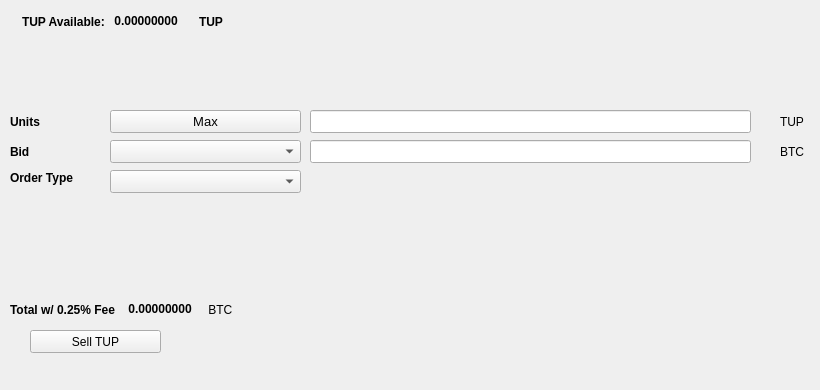
   <widget class="QWidget" name="SellTab">
    <attribute name="title">
     <string>Sell</string>
    </attribute>
    <widget class="QLabel" name="label_16">
     <property name="geometry">
      <rect>
       <x>780</x>
       <y>140</y>
       <width>31</width>
       <height>23</height>
      </rect>
     </property>
     <property name="text">
      <string>BTC</string>
     </property>
    </widget>
    <widget class="QComboBox" name="SellBidcomboBox">
     <property name="geometry">
      <rect>
       <x>110</x>
       <y>140</y>
       <width>191</width>
       <height>23</height>
      </rect>
     </property>
     <property name="font">
      <font>
       <pointsize>10</pointsize>
      </font>
     </property>
    </widget>
    <widget class="QLabel" name="label_18">
     <property name="geometry">
      <rect>
       <x>10</x>
       <y>110</y>
       <width>46</width>
       <height>23</height>
      </rect>
     </property>
     <property name="font">
      <font>
       <weight>75</weight>
       <bold>true</bold>
      </font>
     </property>
     <property name="text">
      <string>Units</string>
     </property>
    </widget>
    <widget class="QPushButton" name="Sell_Max_Amount">
     <property name="geometry">
      <rect>
       <x>110</x>
       <y>110</y>
       <width>191</width>
       <height>23</height>
      </rect>
     </property>
     <property name="font">
      <font>
       <pointsize>10</pointsize>
      </font>
     </property>
     <property name="text">
      <string>Max</string>
     </property>
    </widget>
    <widget class="QLabel" name="label_20">
     <property name="geometry">
      <rect>
       <x>10</x>
       <y>170</y>
       <width>91</width>
       <height>16</height>
      </rect>
     </property>
     <property name="font">
      <font>
       <weight>75</weight>
       <bold>true</bold>
      </font>
     </property>
     <property name="text">
      <string>Order Type</string>
     </property>
    </widget>
    <widget class="QComboBox" name="SellOrdertypeCombo">
     <property name="geometry">
      <rect>
       <x>110</x>
       <y>170</y>
       <width>191</width>
       <height>23</height>
      </rect>
     </property>
     <property name="font">
      <font>
       <pointsize>10</pointsize>
      </font>
     </property>
    </widget>
    <widget class="QLabel" name="label_21">
     <property name="geometry">
      <rect>
       <x>10</x>
       <y>140</y>
       <width>46</width>
       <height>23</height>
      </rect>
     </property>
     <property name="font">
      <font>
       <weight>75</weight>
       <bold>true</bold>
      </font>
     </property>
     <property name="text">
      <string>Bid</string>
     </property>
    </widget>
    <widget class="QLabel" name="label_22">
     <property name="geometry">
      <rect>
       <x>780</x>
       <y>110</y>
       <width>31</width>
       <height>23</height>
      </rect>
     </property>
     <property name="text">
      <string>TUP</string>
     </property>
    </widget>
    <widget class="QLineEdit" name="UnitsInputTUP">
     <property name="geometry">
      <rect>
       <x>310</x>
       <y>110</y>
       <width>441</width>
       <height>23</height>
      </rect>
     </property>
     <property name="font">
      <font>
       <pointsize>9</pointsize>
       <weight>75</weight>
       <bold>true</bold>
      </font>
     </property>
    </widget>
    <widget class="QLineEdit" name="SellBidPriceEdit">
     <property name="geometry">
      <rect>
       <x>310</x>
       <y>140</y>
       <width>441</width>
       <height>23</height>
      </rect>
     </property>
     <property name="font">
      <font>
       <pointsize>9</pointsize>
       <weight>75</weight>
       <bold>true</bold>
      </font>
     </property>
    </widget>
    <widget class="QPushButton" name="SellTUPBTN">
     <property name="geometry">
      <rect>
       <x>30</x>
       <y>330</y>
       <width>131</width>
       <height>23</height>
      </rect>
     </property>
     <property name="text">
      <string>Sell TUP</string>
     </property>
     <property name="icon">
      <iconset resource="../tenup">
       <normaloff>:/icons/bitcoin</normaloff>:/icons/bitcoin</iconset>
     </property>
    </widget>
    <widget class="QWidget" name="layoutWidget3">
     <property name="geometry">
      <rect>
       <x>22</x>
       <y>12</y>
       <width>258</width>
       <height>19</height>
      </rect>
     </property>
     <layout class="QHBoxLayout" name="horizontalLayout">
      <item>
       <widget class="QLabel" name="label232_2">
        <property name="font">
         <font>
          <weight>75</weight>
          <bold>true</bold>
         </font>
        </property>
        <property name="text">
         <string>TUP Available:</string>
        </property>
       </widget>
      </item>
      <item>
       <widget class="QLabel" name="TUPAvailableLabel">
        <property name="palette">
         <palette>
          <active>
           <colorrole role="WindowText">
            <brush brushstyle="SolidPattern">
             <color alpha="255">
              <red>0</red>
              <green>0</green>
              <blue>0</blue>
             </color>
            </brush>
           </colorrole>
           <colorrole role="Button">
            <brush brushstyle="SolidPattern">
             <color alpha="255">
              <red>0</red>
              <green>170</green>
              <blue>0</blue>
             </color>
            </brush>
           </colorrole>
           <colorrole role="Light">
            <brush brushstyle="SolidPattern">
             <color alpha="255">
              <red>0</red>
              <green>255</green>
              <blue>0</blue>
             </color>
            </brush>
           </colorrole>
           <colorrole role="Midlight">
            <brush brushstyle="SolidPattern">
             <color alpha="255">
              <red>0</red>
              <green>212</green>
              <blue>0</blue>
             </color>
            </brush>
           </colorrole>
           <colorrole role="Dark">
            <brush brushstyle="SolidPattern">
             <color alpha="255">
              <red>0</red>
              <green>85</green>
              <blue>0</blue>
             </color>
            </brush>
           </colorrole>
           <colorrole role="Mid">
            <brush brushstyle="SolidPattern">
             <color alpha="255">
              <red>0</red>
              <green>113</green>
              <blue>0</blue>
             </color>
            </brush>
           </colorrole>
           <colorrole role="Text">
            <brush brushstyle="SolidPattern">
             <color alpha="255">
              <red>0</red>
              <green>170</green>
              <blue>0</blue>
             </color>
            </brush>
           </colorrole>
           <colorrole role="BrightText">
            <brush brushstyle="SolidPattern">
             <color alpha="255">
              <red>255</red>
              <green>255</green>
              <blue>255</blue>
             </color>
            </brush>
           </colorrole>
           <colorrole role="ButtonText">
            <brush brushstyle="SolidPattern">
             <color alpha="255">
              <red>0</red>
              <green>0</green>
              <blue>0</blue>
             </color>
            </brush>
           </colorrole>
           <colorrole role="Base">
            <brush brushstyle="SolidPattern">
             <color alpha="255">
              <red>255</red>
              <green>255</green>
              <blue>255</blue>
             </color>
            </brush>
           </colorrole>
           <colorrole role="Window">
            <brush brushstyle="SolidPattern">
             <color alpha="255">
              <red>0</red>
              <green>170</green>
              <blue>0</blue>
             </color>
            </brush>
           </colorrole>
           <colorrole role="Shadow">
            <brush brushstyle="SolidPattern">
             <color alpha="255">
              <red>0</red>
              <green>0</green>
              <blue>0</blue>
             </color>
            </brush>
           </colorrole>
           <colorrole role="AlternateBase">
            <brush brushstyle="SolidPattern">
             <color alpha="255">
              <red>127</red>
              <green>212</green>
              <blue>127</blue>
             </color>
            </brush>
           </colorrole>
           <colorrole role="ToolTipBase">
            <brush brushstyle="SolidPattern">
             <color alpha="255">
              <red>255</red>
              <green>255</green>
              <blue>220</blue>
             </color>
            </brush>
           </colorrole>
           <colorrole role="ToolTipText">
            <brush brushstyle="SolidPattern">
             <color alpha="255">
              <red>0</red>
              <green>0</green>
              <blue>0</blue>
             </color>
            </brush>
           </colorrole>
          </active>
          <inactive>
           <colorrole role="WindowText">
            <brush brushstyle="SolidPattern">
             <color alpha="255">
              <red>0</red>
              <green>0</green>
              <blue>0</blue>
             </color>
            </brush>
           </colorrole>
           <colorrole role="Button">
            <brush brushstyle="SolidPattern">
             <color alpha="255">
              <red>0</red>
              <green>170</green>
              <blue>0</blue>
             </color>
            </brush>
           </colorrole>
           <colorrole role="Light">
            <brush brushstyle="SolidPattern">
             <color alpha="255">
              <red>0</red>
              <green>255</green>
              <blue>0</blue>
             </color>
            </brush>
           </colorrole>
           <colorrole role="Midlight">
            <brush brushstyle="SolidPattern">
             <color alpha="255">
              <red>0</red>
              <green>212</green>
              <blue>0</blue>
             </color>
            </brush>
           </colorrole>
           <colorrole role="Dark">
            <brush brushstyle="SolidPattern">
             <color alpha="255">
              <red>0</red>
              <green>85</green>
              <blue>0</blue>
             </color>
            </brush>
           </colorrole>
           <colorrole role="Mid">
            <brush brushstyle="SolidPattern">
             <color alpha="255">
              <red>0</red>
              <green>113</green>
              <blue>0</blue>
             </color>
            </brush>
           </colorrole>
           <colorrole role="Text">
            <brush brushstyle="SolidPattern">
             <color alpha="255">
              <red>0</red>
              <green>170</green>
              <blue>0</blue>
             </color>
            </brush>
           </colorrole>
           <colorrole role="BrightText">
            <brush brushstyle="SolidPattern">
             <color alpha="255">
              <red>255</red>
              <green>255</green>
              <blue>255</blue>
             </color>
            </brush>
           </colorrole>
           <colorrole role="ButtonText">
            <brush brushstyle="SolidPattern">
             <color alpha="255">
              <red>0</red>
              <green>0</green>
              <blue>0</blue>
             </color>
            </brush>
           </colorrole>
           <colorrole role="Base">
            <brush brushstyle="SolidPattern">
             <color alpha="255">
              <red>255</red>
              <green>255</green>
              <blue>255</blue>
             </color>
            </brush>
           </colorrole>
           <colorrole role="Window">
            <brush brushstyle="SolidPattern">
             <color alpha="255">
              <red>0</red>
              <green>170</green>
              <blue>0</blue>
             </color>
            </brush>
           </colorrole>
           <colorrole role="Shadow">
            <brush brushstyle="SolidPattern">
             <color alpha="255">
              <red>0</red>
              <green>0</green>
              <blue>0</blue>
             </color>
            </brush>
           </colorrole>
           <colorrole role="AlternateBase">
            <brush brushstyle="SolidPattern">
             <color alpha="255">
              <red>127</red>
              <green>212</green>
              <blue>127</blue>
             </color>
            </brush>
           </colorrole>
           <colorrole role="ToolTipBase">
            <brush brushstyle="SolidPattern">
             <color alpha="255">
              <red>255</red>
              <green>255</green>
              <blue>220</blue>
             </color>
            </brush>
           </colorrole>
           <colorrole role="ToolTipText">
            <brush brushstyle="SolidPattern">
             <color alpha="255">
              <red>0</red>
              <green>0</green>
              <blue>0</blue>
             </color>
            </brush>
           </colorrole>
          </inactive>
          <disabled>
           <colorrole role="WindowText">
            <brush brushstyle="SolidPattern">
             <color alpha="255">
              <red>0</red>
              <green>85</green>
              <blue>0</blue>
             </color>
            </brush>
           </colorrole>
           <colorrole role="Button">
            <brush brushstyle="SolidPattern">
             <color alpha="255">
              <red>0</red>
              <green>170</green>
              <blue>0</blue>
             </color>
            </brush>
           </colorrole>
           <colorrole role="Light">
            <brush brushstyle="SolidPattern">
             <color alpha="255">
              <red>0</red>
              <green>255</green>
              <blue>0</blue>
             </color>
            </brush>
           </colorrole>
           <colorrole role="Midlight">
            <brush brushstyle="SolidPattern">
             <color alpha="255">
              <red>0</red>
              <green>212</green>
              <blue>0</blue>
             </color>
            </brush>
           </colorrole>
           <colorrole role="Dark">
            <brush brushstyle="SolidPattern">
             <color alpha="255">
              <red>0</red>
              <green>85</green>
              <blue>0</blue>
             </color>
            </brush>
           </colorrole>
           <colorrole role="Mid">
            <brush brushstyle="SolidPattern">
             <color alpha="255">
              <red>0</red>
              <green>113</green>
              <blue>0</blue>
             </color>
            </brush>
           </colorrole>
           <colorrole role="Text">
            <brush brushstyle="SolidPattern">
             <color alpha="255">
              <red>0</red>
              <green>85</green>
              <blue>0</blue>
             </color>
            </brush>
           </colorrole>
           <colorrole role="BrightText">
            <brush brushstyle="SolidPattern">
             <color alpha="255">
              <red>255</red>
              <green>255</green>
              <blue>255</blue>
             </color>
            </brush>
           </colorrole>
           <colorrole role="ButtonText">
            <brush brushstyle="SolidPattern">
             <color alpha="255">
              <red>0</red>
              <green>85</green>
              <blue>0</blue>
             </color>
            </brush>
           </colorrole>
           <colorrole role="Base">
            <brush brushstyle="SolidPattern">
             <color alpha="255">
              <red>0</red>
              <green>170</green>
              <blue>0</blue>
             </color>
            </brush>
           </colorrole>
           <colorrole role="Window">
            <brush brushstyle="SolidPattern">
             <color alpha="255">
              <red>0</red>
              <green>170</green>
              <blue>0</blue>
             </color>
            </brush>
           </colorrole>
           <colorrole role="Shadow">
            <brush brushstyle="SolidPattern">
             <color alpha="255">
              <red>0</red>
              <green>0</green>
              <blue>0</blue>
             </color>
            </brush>
           </colorrole>
           <colorrole role="AlternateBase">
            <brush brushstyle="SolidPattern">
             <color alpha="255">
              <red>0</red>
              <green>170</green>
              <blue>0</blue>
             </color>
            </brush>
           </colorrole>
           <colorrole role="ToolTipBase">
            <brush brushstyle="SolidPattern">
             <color alpha="255">
              <red>255</red>
              <green>255</green>
              <blue>220</blue>
             </color>
            </brush>
           </colorrole>
           <colorrole role="ToolTipText">
            <brush brushstyle="SolidPattern">
             <color alpha="255">
              <red>0</red>
              <green>0</green>
              <blue>0</blue>
             </color>
            </brush>
           </colorrole>
          </disabled>
         </palette>
        </property>
        <property name="font">
         <font>
          <weight>75</weight>
          <bold>true</bold>
         </font>
        </property>
        <property name="text">
         <string> 0.00000000 </string>
        </property>
        <property name="textInteractionFlags">
         <set>Qt::LinksAccessibleByMouse|Qt::TextSelectableByKeyboard|Qt::TextSelectableByMouse</set>
        </property>
       </widget>
      </item>
      <item>
       <widget class="QLabel" name="labelTUP">
        <property name="font">
         <font>
          <weight>75</weight>
          <bold>true</bold>
         </font>
        </property>
        <property name="text">
         <string>TUP</string>
        </property>
       </widget>
      </item>
     </layout>
    </widget>
    <widget class="QWidget" name="layoutWidget">
     <property name="geometry">
      <rect>
       <x>10</x>
       <y>300</y>
       <width>268</width>
       <height>19</height>
      </rect>
     </property>
     <layout class="QHBoxLayout" name="horizontalLayout_2">
      <item>
       <widget class="QLabel" name="label_19">
        <property name="font">
         <font>
          <weight>75</weight>
          <bold>true</bold>
         </font>
        </property>
        <property name="text">
         <string>Total w/ 0.25% Fee </string>
        </property>
       </widget>
      </item>
      <item>
       <widget class="QLabel" name="SellCostLabel">
        <property name="palette">
         <palette>
          <active>
           <colorrole role="WindowText">
            <brush brushstyle="SolidPattern">
             <color alpha="255">
              <red>0</red>
              <green>0</green>
              <blue>0</blue>
             </color>
            </brush>
           </colorrole>
           <colorrole role="Button">
            <brush brushstyle="SolidPattern">
             <color alpha="255">
              <red>0</red>
              <green>170</green>
              <blue>0</blue>
             </color>
            </brush>
           </colorrole>
           <colorrole role="Light">
            <brush brushstyle="SolidPattern">
             <color alpha="255">
              <red>0</red>
              <green>255</green>
              <blue>0</blue>
             </color>
            </brush>
           </colorrole>
           <colorrole role="Midlight">
            <brush brushstyle="SolidPattern">
             <color alpha="255">
              <red>0</red>
              <green>212</green>
              <blue>0</blue>
             </color>
            </brush>
           </colorrole>
           <colorrole role="Dark">
            <brush brushstyle="SolidPattern">
             <color alpha="255">
              <red>0</red>
              <green>85</green>
              <blue>0</blue>
             </color>
            </brush>
           </colorrole>
           <colorrole role="Mid">
            <brush brushstyle="SolidPattern">
             <color alpha="255">
              <red>0</red>
              <green>113</green>
              <blue>0</blue>
             </color>
            </brush>
           </colorrole>
           <colorrole role="Text">
            <brush brushstyle="SolidPattern">
             <color alpha="255">
              <red>0</red>
              <green>170</green>
              <blue>0</blue>
             </color>
            </brush>
           </colorrole>
           <colorrole role="BrightText">
            <brush brushstyle="SolidPattern">
             <color alpha="255">
              <red>255</red>
              <green>255</green>
              <blue>255</blue>
             </color>
            </brush>
           </colorrole>
           <colorrole role="ButtonText">
            <brush brushstyle="SolidPattern">
             <color alpha="255">
              <red>0</red>
              <green>0</green>
              <blue>0</blue>
             </color>
            </brush>
           </colorrole>
           <colorrole role="Base">
            <brush brushstyle="SolidPattern">
             <color alpha="255">
              <red>255</red>
              <green>255</green>
              <blue>255</blue>
             </color>
            </brush>
           </colorrole>
           <colorrole role="Window">
            <brush brushstyle="SolidPattern">
             <color alpha="255">
              <red>0</red>
              <green>170</green>
              <blue>0</blue>
             </color>
            </brush>
           </colorrole>
           <colorrole role="Shadow">
            <brush brushstyle="SolidPattern">
             <color alpha="255">
              <red>0</red>
              <green>0</green>
              <blue>0</blue>
             </color>
            </brush>
           </colorrole>
           <colorrole role="AlternateBase">
            <brush brushstyle="SolidPattern">
             <color alpha="255">
              <red>127</red>
              <green>212</green>
              <blue>127</blue>
             </color>
            </brush>
           </colorrole>
           <colorrole role="ToolTipBase">
            <brush brushstyle="SolidPattern">
             <color alpha="255">
              <red>255</red>
              <green>255</green>
              <blue>220</blue>
             </color>
            </brush>
           </colorrole>
           <colorrole role="ToolTipText">
            <brush brushstyle="SolidPattern">
             <color alpha="255">
              <red>0</red>
              <green>0</green>
              <blue>0</blue>
             </color>
            </brush>
           </colorrole>
          </active>
          <inactive>
           <colorrole role="WindowText">
            <brush brushstyle="SolidPattern">
             <color alpha="255">
              <red>0</red>
              <green>0</green>
              <blue>0</blue>
             </color>
            </brush>
           </colorrole>
           <colorrole role="Button">
            <brush brushstyle="SolidPattern">
             <color alpha="255">
              <red>0</red>
              <green>170</green>
              <blue>0</blue>
             </color>
            </brush>
           </colorrole>
           <colorrole role="Light">
            <brush brushstyle="SolidPattern">
             <color alpha="255">
              <red>0</red>
              <green>255</green>
              <blue>0</blue>
             </color>
            </brush>
           </colorrole>
           <colorrole role="Midlight">
            <brush brushstyle="SolidPattern">
             <color alpha="255">
              <red>0</red>
              <green>212</green>
              <blue>0</blue>
             </color>
            </brush>
           </colorrole>
           <colorrole role="Dark">
            <brush brushstyle="SolidPattern">
             <color alpha="255">
              <red>0</red>
              <green>85</green>
              <blue>0</blue>
             </color>
            </brush>
           </colorrole>
           <colorrole role="Mid">
            <brush brushstyle="SolidPattern">
             <color alpha="255">
              <red>0</red>
              <green>113</green>
              <blue>0</blue>
             </color>
            </brush>
           </colorrole>
           <colorrole role="Text">
            <brush brushstyle="SolidPattern">
             <color alpha="255">
              <red>0</red>
              <green>170</green>
              <blue>0</blue>
             </color>
            </brush>
           </colorrole>
           <colorrole role="BrightText">
            <brush brushstyle="SolidPattern">
             <color alpha="255">
              <red>255</red>
              <green>255</green>
              <blue>255</blue>
             </color>
            </brush>
           </colorrole>
           <colorrole role="ButtonText">
            <brush brushstyle="SolidPattern">
             <color alpha="255">
              <red>0</red>
              <green>0</green>
              <blue>0</blue>
             </color>
            </brush>
           </colorrole>
           <colorrole role="Base">
            <brush brushstyle="SolidPattern">
             <color alpha="255">
              <red>255</red>
              <green>255</green>
              <blue>255</blue>
             </color>
            </brush>
           </colorrole>
           <colorrole role="Window">
            <brush brushstyle="SolidPattern">
             <color alpha="255">
              <red>0</red>
              <green>170</green>
              <blue>0</blue>
             </color>
            </brush>
           </colorrole>
           <colorrole role="Shadow">
            <brush brushstyle="SolidPattern">
             <color alpha="255">
              <red>0</red>
              <green>0</green>
              <blue>0</blue>
             </color>
            </brush>
           </colorrole>
           <colorrole role="AlternateBase">
            <brush brushstyle="SolidPattern">
             <color alpha="255">
              <red>127</red>
              <green>212</green>
              <blue>127</blue>
             </color>
            </brush>
           </colorrole>
           <colorrole role="ToolTipBase">
            <brush brushstyle="SolidPattern">
             <color alpha="255">
              <red>255</red>
              <green>255</green>
              <blue>220</blue>
             </color>
            </brush>
           </colorrole>
           <colorrole role="ToolTipText">
            <brush brushstyle="SolidPattern">
             <color alpha="255">
              <red>0</red>
              <green>0</green>
              <blue>0</blue>
             </color>
            </brush>
           </colorrole>
          </inactive>
          <disabled>
           <colorrole role="WindowText">
            <brush brushstyle="SolidPattern">
             <color alpha="255">
              <red>0</red>
              <green>85</green>
              <blue>0</blue>
             </color>
            </brush>
           </colorrole>
           <colorrole role="Button">
            <brush brushstyle="SolidPattern">
             <color alpha="255">
              <red>0</red>
              <green>170</green>
              <blue>0</blue>
             </color>
            </brush>
           </colorrole>
           <colorrole role="Light">
            <brush brushstyle="SolidPattern">
             <color alpha="255">
              <red>0</red>
              <green>255</green>
              <blue>0</blue>
             </color>
            </brush>
           </colorrole>
           <colorrole role="Midlight">
            <brush brushstyle="SolidPattern">
             <color alpha="255">
              <red>0</red>
              <green>212</green>
              <blue>0</blue>
             </color>
            </brush>
           </colorrole>
           <colorrole role="Dark">
            <brush brushstyle="SolidPattern">
             <color alpha="255">
              <red>0</red>
              <green>85</green>
              <blue>0</blue>
             </color>
            </brush>
           </colorrole>
           <colorrole role="Mid">
            <brush brushstyle="SolidPattern">
             <color alpha="255">
              <red>0</red>
              <green>113</green>
              <blue>0</blue>
             </color>
            </brush>
           </colorrole>
           <colorrole role="Text">
            <brush brushstyle="SolidPattern">
             <color alpha="255">
              <red>0</red>
              <green>85</green>
              <blue>0</blue>
             </color>
            </brush>
           </colorrole>
           <colorrole role="BrightText">
            <brush brushstyle="SolidPattern">
             <color alpha="255">
              <red>255</red>
              <green>255</green>
              <blue>255</blue>
             </color>
            </brush>
           </colorrole>
           <colorrole role="ButtonText">
            <brush brushstyle="SolidPattern">
             <color alpha="255">
              <red>0</red>
              <green>85</green>
              <blue>0</blue>
             </color>
            </brush>
           </colorrole>
           <colorrole role="Base">
            <brush brushstyle="SolidPattern">
             <color alpha="255">
              <red>0</red>
              <green>170</green>
              <blue>0</blue>
             </color>
            </brush>
           </colorrole>
           <colorrole role="Window">
            <brush brushstyle="SolidPattern">
             <color alpha="255">
              <red>0</red>
              <green>170</green>
              <blue>0</blue>
             </color>
            </brush>
           </colorrole>
           <colorrole role="Shadow">
            <brush brushstyle="SolidPattern">
             <color alpha="255">
              <red>0</red>
              <green>0</green>
              <blue>0</blue>
             </color>
            </brush>
           </colorrole>
           <colorrole role="AlternateBase">
            <brush brushstyle="SolidPattern">
             <color alpha="255">
              <red>0</red>
              <green>170</green>
              <blue>0</blue>
             </color>
            </brush>
           </colorrole>
           <colorrole role="ToolTipBase">
            <brush brushstyle="SolidPattern">
             <color alpha="255">
              <red>255</red>
              <green>255</green>
              <blue>220</blue>
             </color>
            </brush>
           </colorrole>
           <colorrole role="ToolTipText">
            <brush brushstyle="SolidPattern">
             <color alpha="255">
              <red>0</red>
              <green>0</green>
              <blue>0</blue>
             </color>
            </brush>
           </colorrole>
          </disabled>
         </palette>
        </property>
        <property name="font">
         <font>
          <weight>75</weight>
          <bold>true</bold>
         </font>
        </property>
        <property name="autoFillBackground">
         <bool>false</bool>
        </property>
        <property name="text">
         <string> 0.00000000</string>
        </property>
        <property name="textInteractionFlags">
         <set>Qt::LinksAccessibleByMouse|Qt::TextSelectableByMouse</set>
        </property>
       </widget>
      </item>
      <item>
       <widget class="QLabel" name="label_17">
        <property name="font">
         <font>
          <weight>50</weight>
          <bold>false</bold>
         </font>
        </property>
        <property name="text">
         <string> BTC</string>
        </property>
       </widget>
      </item>
     </layout>
    </widget>
    <widget class="QLabel" name="label_23">
     <property name="geometry">
      <rect>
       <x>460</x>
       <y>300</y>
       <width>281</width>
       <height>81</height>
      </rect>
     </property>
     <property name="text">
      <string/>
     </property>
     <property name="pixmap">
      <pixmap>:/images/bittrex</pixmap>
     </property>
    </widget>
   </widget>
